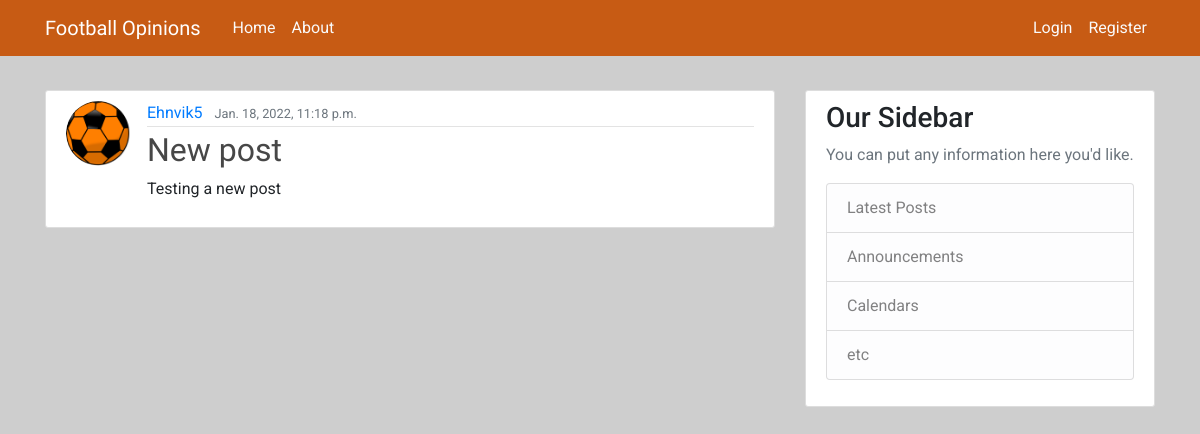
/post/5/, run on the app's committed database.
### forum/models.py (models this page shows, shortened)
class Post(models.Model):
    title = models.CharField(max_length=100)
    content = models.TextField()
    date_posted = models.DateTimeField(default=timezone.now)
    author = models.ForeignKey(User, on_delete=models.CASCADE)

### users/models.py (models this page shows, shortened)
class Profile(models.Model):
    user = models.OneToOneField(User, on_delete=models.CASCADE)
    image = models.ImageField(default='default.jpg', upload_to='profile_pics')

### forum/views.py (the view)
# urls.py: path('post/<int:pk>/', PostDetailView.as_view(), name='post-detail'),
class PostDetailView(DetailView):
    model = Post

### forum/templates/forum/post_detail.html (shortened to what this page needs)
{% extends "forum/base.html" %}
{% block content %}
<article class="media content-section">
    <img class="rounded-circle article-img" src="{{ object.author.profile.image.url }}">
    <div class="media-body">
        <div class="article-metadata">
            <a class="mr-2" href="#">{{ object.author }}</a>
            <small class="text-muted">{{ object.date_posted }}</small>
        </div>
        <h2 class="article-title">{{ object.title }}</h2>
        <p class="article-content">{{ object.content }}</p>
    </div>
</article>
{% endblock content %}

### forum/static/forum/style.css (style rules this page uses)
html body { background-color: #cecece; margin-top: 5rem; font-family: "Roboto", sans-serif; }
h1, h2, h3, h4, h5, h6 { color: #fafafa; }
.content-section { background: #ffffff; padding: 10px 20px; border: 1px solid #dddddd; border-radius: 3px; margin-bottom: 20px; }
.article-title { color: rgb(71, 71, 71); font-family: "Exo", sans-serif; }
.article-content { white-space: pre-line; }
.article-img { height: 65px; width: 65px; margin-right: 16px; }
.article-metadata { padding-bottom: 1px; margin-bottom: 4px; border-bottom: 1px solid #e3e3e3 }

### data on the page
Post: author.profile.image (picture), author "Ehnvik5", date_posted "Jan. 18, 2022, 11:18 p.m.", title "New post", content "Testing a new post"
